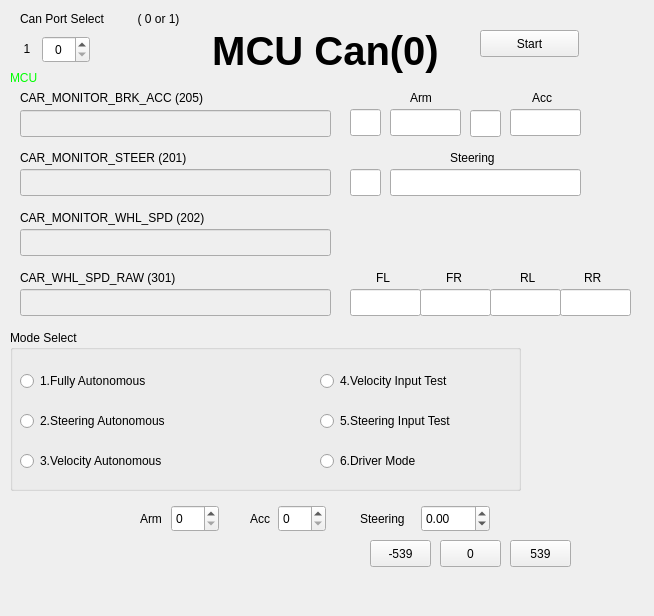
<?xml version="1.0" encoding="UTF-8"?>
<ui version="4.0">
 <class>MainWindow</class>
 <widget class="QMainWindow" name="MainWindow">
  <property name="geometry">
   <rect>
    <x>0</x>
    <y>0</y>
    <width>654</width>
    <height>616</height>
   </rect>
  </property>
  <property name="windowTitle">
   <string>CAN Receiver</string>
  </property>
  <widget class="QWidget" name="centralWidget">
   <widget class="QLabel" name="label">
    <property name="geometry">
     <rect>
      <x>20</x>
      <y>10</y>
      <width>121</width>
      <height>17</height>
     </rect>
    </property>
    <property name="text">
     <string>Can Port Select</string>
    </property>
   </widget>
   <widget class="QLabel" name="label_2">
    <property name="geometry">
     <rect>
      <x>19</x>
      <y>40</y>
      <width>16</width>
      <height>17</height>
     </rect>
    </property>
    <property name="text">
     <string>1</string>
    </property>
    <property name="alignment">
     <set>Qt::AlignCenter</set>
    </property>
   </widget>
   <widget class="QPushButton" name="startButton">
    <property name="geometry">
     <rect>
      <x>480</x>
      <y>30</y>
      <width>99</width>
      <height>27</height>
     </rect>
    </property>
    <property name="text">
     <string>Start</string>
    </property>
   </widget>
   <widget class="QLabel" name="label_4">
    <property name="geometry">
     <rect>
      <x>20</x>
      <y>89</y>
      <width>221</width>
      <height>17</height>
     </rect>
    </property>
    <property name="text">
     <string>CAR_MONITOR_BRK_ACC (205)</string>
    </property>
   </widget>
   <widget class="QLabel" name="label_5">
    <property name="geometry">
     <rect>
      <x>20</x>
      <y>149</y>
      <width>221</width>
      <height>17</height>
     </rect>
    </property>
    <property name="text">
     <string>CAR_MONITOR_STEER (201)</string>
    </property>
   </widget>
   <widget class="QLabel" name="label_6">
    <property name="geometry">
     <rect>
      <x>20</x>
      <y>209</y>
      <width>241</width>
      <height>17</height>
     </rect>
    </property>
    <property name="text">
     <string>CAR_MONITOR_WHL_SPD (202)</string>
    </property>
   </widget>
   <widget class="QLabel" name="label_7">
    <property name="geometry">
     <rect>
      <x>20</x>
      <y>269</y>
      <width>181</width>
      <height>17</height>
     </rect>
    </property>
    <property name="text">
     <string>CAR_WHL_SPD_RAW (301)</string>
    </property>
   </widget>
   <widget class="QLineEdit" name="lineEdit_201">
    <property name="enabled">
     <bool>false</bool>
    </property>
    <property name="geometry">
     <rect>
      <x>20</x>
      <y>169</y>
      <width>311</width>
      <height>27</height>
     </rect>
    </property>
   </widget>
   <widget class="QLineEdit" name="lineEdit_205">
    <property name="enabled">
     <bool>false</bool>
    </property>
    <property name="geometry">
     <rect>
      <x>20</x>
      <y>110</y>
      <width>311</width>
      <height>27</height>
     </rect>
    </property>
    <property name="alignment">
     <set>Qt::AlignLeading|Qt::AlignLeft|Qt::AlignVCenter</set>
    </property>
    <property name="readOnly">
     <bool>true</bool>
    </property>
   </widget>
   <widget class="QLineEdit" name="lineEdit_205_2">
    <property name="enabled">
     <bool>true</bool>
    </property>
    <property name="geometry">
     <rect>
      <x>350</x>
      <y>109</y>
      <width>31</width>
      <height>27</height>
     </rect>
    </property>
    <property name="alignment">
     <set>Qt::AlignCenter</set>
    </property>
    <property name="readOnly">
     <bool>true</bool>
    </property>
   </widget>
   <widget class="QLineEdit" name="lineEdit_205_3">
    <property name="enabled">
     <bool>true</bool>
    </property>
    <property name="geometry">
     <rect>
      <x>470</x>
      <y>110</y>
      <width>31</width>
      <height>27</height>
     </rect>
    </property>
    <property name="alignment">
     <set>Qt::AlignCenter</set>
    </property>
    <property name="readOnly">
     <bool>true</bool>
    </property>
   </widget>
   <widget class="QLineEdit" name="lineEdit_205_4">
    <property name="enabled">
     <bool>true</bool>
    </property>
    <property name="geometry">
     <rect>
      <x>390</x>
      <y>109</y>
      <width>71</width>
      <height>27</height>
     </rect>
    </property>
    <property name="maxLength">
     <number>7</number>
    </property>
    <property name="alignment">
     <set>Qt::AlignCenter</set>
    </property>
    <property name="readOnly">
     <bool>true</bool>
    </property>
   </widget>
   <widget class="QLineEdit" name="lineEdit_205_5">
    <property name="enabled">
     <bool>true</bool>
    </property>
    <property name="geometry">
     <rect>
      <x>510</x>
      <y>109</y>
      <width>71</width>
      <height>27</height>
     </rect>
    </property>
    <property name="maxLength">
     <number>7</number>
    </property>
    <property name="alignment">
     <set>Qt::AlignCenter</set>
    </property>
    <property name="readOnly">
     <bool>true</bool>
    </property>
   </widget>
   <widget class="QLineEdit" name="lineEdit_201_2">
    <property name="enabled">
     <bool>true</bool>
    </property>
    <property name="geometry">
     <rect>
      <x>350</x>
      <y>169</y>
      <width>31</width>
      <height>27</height>
     </rect>
    </property>
    <property name="alignment">
     <set>Qt::AlignCenter</set>
    </property>
    <property name="readOnly">
     <bool>true</bool>
    </property>
   </widget>
   <widget class="QLineEdit" name="lineEdit_201_3">
    <property name="enabled">
     <bool>true</bool>
    </property>
    <property name="geometry">
     <rect>
      <x>390</x>
      <y>169</y>
      <width>191</width>
      <height>27</height>
     </rect>
    </property>
    <property name="maxLength">
     <number>10</number>
    </property>
    <property name="alignment">
     <set>Qt::AlignCenter</set>
    </property>
    <property name="readOnly">
     <bool>true</bool>
    </property>
   </widget>
   <widget class="QLineEdit" name="lineEdit_202">
    <property name="enabled">
     <bool>false</bool>
    </property>
    <property name="geometry">
     <rect>
      <x>20</x>
      <y>229</y>
      <width>311</width>
      <height>27</height>
     </rect>
    </property>
   </widget>
   <widget class="QLineEdit" name="lineEdit_301_2">
    <property name="enabled">
     <bool>true</bool>
    </property>
    <property name="geometry">
     <rect>
      <x>350</x>
      <y>289</y>
      <width>71</width>
      <height>27</height>
     </rect>
    </property>
    <property name="maxLength">
     <number>7</number>
    </property>
    <property name="alignment">
     <set>Qt::AlignCenter</set>
    </property>
    <property name="readOnly">
     <bool>true</bool>
    </property>
   </widget>
   <widget class="QLineEdit" name="lineEdit_301_3">
    <property name="enabled">
     <bool>true</bool>
    </property>
    <property name="geometry">
     <rect>
      <x>420</x>
      <y>289</y>
      <width>71</width>
      <height>27</height>
     </rect>
    </property>
    <property name="maxLength">
     <number>7</number>
    </property>
    <property name="alignment">
     <set>Qt::AlignCenter</set>
    </property>
    <property name="readOnly">
     <bool>true</bool>
    </property>
   </widget>
   <widget class="QLineEdit" name="lineEdit_301_4">
    <property name="enabled">
     <bool>true</bool>
    </property>
    <property name="geometry">
     <rect>
      <x>490</x>
      <y>289</y>
      <width>71</width>
      <height>27</height>
     </rect>
    </property>
    <property name="maxLength">
     <number>7</number>
    </property>
    <property name="alignment">
     <set>Qt::AlignCenter</set>
    </property>
    <property name="readOnly">
     <bool>true</bool>
    </property>
   </widget>
   <widget class="QLineEdit" name="lineEdit_301_5">
    <property name="enabled">
     <bool>true</bool>
    </property>
    <property name="geometry">
     <rect>
      <x>560</x>
      <y>289</y>
      <width>71</width>
      <height>27</height>
     </rect>
    </property>
    <property name="maxLength">
     <number>7</number>
    </property>
    <property name="alignment">
     <set>Qt::AlignCenter</set>
    </property>
    <property name="readOnly">
     <bool>true</bool>
    </property>
   </widget>
   <widget class="QLineEdit" name="lineEdit_301">
    <property name="enabled">
     <bool>false</bool>
    </property>
    <property name="geometry">
     <rect>
      <x>20</x>
      <y>289</y>
      <width>311</width>
      <height>27</height>
     </rect>
    </property>
   </widget>
   <widget class="QLabel" name="label_11">
    <property name="geometry">
     <rect>
      <x>125</x>
      <y>10</y>
      <width>67</width>
      <height>17</height>
     </rect>
    </property>
    <property name="text">
     <string>( 0 or 1)</string>
    </property>
    <property name="alignment">
     <set>Qt::AlignCenter</set>
    </property>
   </widget>
   <widget class="QSpinBox" name="canPort1">
    <property name="enabled">
     <bool>true</bool>
    </property>
    <property name="geometry">
     <rect>
      <x>42</x>
      <y>36</y>
      <width>48</width>
      <height>27</height>
     </rect>
    </property>
    <property name="alignment">
     <set>Qt::AlignCenter</set>
    </property>
    <property name="readOnly">
     <bool>false</bool>
    </property>
    <property name="maximum">
     <number>1</number>
    </property>
   </widget>
   <widget class="QLabel" name="label_12">
    <property name="geometry">
     <rect>
      <x>376</x>
      <y>269</y>
      <width>16</width>
      <height>17</height>
     </rect>
    </property>
    <property name="text">
     <string>FL</string>
    </property>
   </widget>
   <widget class="QLabel" name="label_13">
    <property name="geometry">
     <rect>
      <x>446</x>
      <y>269</y>
      <width>21</width>
      <height>17</height>
     </rect>
    </property>
    <property name="text">
     <string>FR</string>
    </property>
   </widget>
   <widget class="QLabel" name="label_14">
    <property name="geometry">
     <rect>
      <x>520</x>
      <y>269</y>
      <width>16</width>
      <height>17</height>
     </rect>
    </property>
    <property name="text">
     <string>RL</string>
    </property>
   </widget>
   <widget class="QLabel" name="label_15">
    <property name="geometry">
     <rect>
      <x>584</x>
      <y>269</y>
      <width>21</width>
      <height>17</height>
     </rect>
    </property>
    <property name="text">
     <string>RR</string>
    </property>
   </widget>
   <widget class="QLabel" name="label_16">
    <property name="geometry">
     <rect>
      <x>450</x>
      <y>149</y>
      <width>67</width>
      <height>17</height>
     </rect>
    </property>
    <property name="text">
     <string>Steering</string>
    </property>
   </widget>
   <widget class="QLabel" name="label_17">
    <property name="geometry">
     <rect>
      <x>410</x>
      <y>89</y>
      <width>31</width>
      <height>17</height>
     </rect>
    </property>
    <property name="text">
     <string>Arm</string>
    </property>
   </widget>
   <widget class="QLabel" name="label_18">
    <property name="geometry">
     <rect>
      <x>532</x>
      <y>89</y>
      <width>31</width>
      <height>17</height>
     </rect>
    </property>
    <property name="text">
     <string>Acc</string>
    </property>
   </widget>
   <widget class="QLabel" name="label_26">
    <property name="geometry">
     <rect>
      <x>10</x>
      <y>70</y>
      <width>67</width>
      <height>17</height>
     </rect>
    </property>
    <property name="text">
     <string>&lt;html&gt;&lt;head/&gt;&lt;body&gt;&lt;p&gt;&lt;span style=&quot; color:#00ff00;&quot;&gt;MCU&lt;/span&gt;&lt;/p&gt;&lt;/body&gt;&lt;/html&gt;</string>
    </property>
   </widget>
   <widget class="QLabel" name="label_3">
    <property name="geometry">
     <rect>
      <x>190</x>
      <y>20</y>
      <width>271</width>
      <height>61</height>
     </rect>
    </property>
    <property name="font">
     <font>
      <pointsize>30</pointsize>
      <weight>75</weight>
      <bold>true</bold>
      <underline>false</underline>
     </font>
    </property>
    <property name="text">
     <string>MCU Can(0)</string>
    </property>
    <property name="alignment">
     <set>Qt::AlignCenter</set>
    </property>
   </widget>
   <widget class="QRadioButton" name="DrivingMode1">
    <property name="enabled">
     <bool>true</bool>
    </property>
    <property name="geometry">
     <rect>
      <x>20</x>
      <y>370</y>
      <width>191</width>
      <height>22</height>
     </rect>
    </property>
    <property name="text">
     <string>1.Fully Autonomous</string>
    </property>
    <property name="checkable">
     <bool>true</bool>
    </property>
    <property name="checked">
     <bool>false</bool>
    </property>
    <property name="autoRepeat">
     <bool>false</bool>
    </property>
   </widget>
   <widget class="QRadioButton" name="DrivingMode5">
    <property name="geometry">
     <rect>
      <x>320</x>
      <y>410</y>
      <width>171</width>
      <height>22</height>
     </rect>
    </property>
    <property name="text">
     <string>5.Steering Input Test</string>
    </property>
   </widget>
   <widget class="QRadioButton" name="DrivingMode3">
    <property name="geometry">
     <rect>
      <x>20</x>
      <y>450</y>
      <width>191</width>
      <height>22</height>
     </rect>
    </property>
    <property name="text">
     <string>3.Velocity Autonomous</string>
    </property>
   </widget>
   <widget class="QRadioButton" name="DrivingMode4">
    <property name="geometry">
     <rect>
      <x>320</x>
      <y>370</y>
      <width>161</width>
      <height>22</height>
     </rect>
    </property>
    <property name="text">
     <string>4.Velocity Input Test</string>
    </property>
   </widget>
   <widget class="QRadioButton" name="DrivingMode2">
    <property name="geometry">
     <rect>
      <x>20</x>
      <y>410</y>
      <width>191</width>
      <height>22</height>
     </rect>
    </property>
    <property name="text">
     <string>2.Steering Autonomous</string>
    </property>
   </widget>
   <widget class="QRadioButton" name="DrivingMode6">
    <property name="geometry">
     <rect>
      <x>320</x>
      <y>450</y>
      <width>151</width>
      <height>22</height>
     </rect>
    </property>
    <property name="autoFillBackground">
     <bool>false</bool>
    </property>
    <property name="text">
     <string>6.Driver Mode</string>
    </property>
    <property name="autoExclusive">
     <bool>true</bool>
    </property>
   </widget>
   <widget class="QGroupBox" name="groupBox">
    <property name="geometry">
     <rect>
      <x>10</x>
      <y>330</y>
      <width>511</width>
      <height>161</height>
     </rect>
    </property>
    <property name="title">
     <string>Mode Select</string>
    </property>
   </widget>
   <widget class="QSpinBox" name="armBox">
    <property name="geometry">
     <rect>
      <x>171</x>
      <y>505</y>
      <width>48</width>
      <height>27</height>
     </rect>
    </property>
   </widget>
   <widget class="QSpinBox" name="accBox">
    <property name="geometry">
     <rect>
      <x>278</x>
      <y>505</y>
      <width>48</width>
      <height>27</height>
     </rect>
    </property>
   </widget>
   <widget class="QLabel" name="label_19">
    <property name="geometry">
     <rect>
      <x>140</x>
      <y>510</y>
      <width>31</width>
      <height>17</height>
     </rect>
    </property>
    <property name="text">
     <string>Arm</string>
    </property>
   </widget>
   <widget class="QLabel" name="label_20">
    <property name="geometry">
     <rect>
      <x>250</x>
      <y>510</y>
      <width>31</width>
      <height>17</height>
     </rect>
    </property>
    <property name="text">
     <string>Acc</string>
    </property>
   </widget>
   <widget class="QLabel" name="label_21">
    <property name="geometry">
     <rect>
      <x>360</x>
      <y>510</y>
      <width>67</width>
      <height>17</height>
     </rect>
    </property>
    <property name="text">
     <string>Steering</string>
    </property>
   </widget>
   <widget class="QDoubleSpinBox" name="steerBox">
    <property name="geometry">
     <rect>
      <x>421</x>
      <y>505</y>
      <width>69</width>
      <height>27</height>
     </rect>
    </property>
    <property name="minimum">
     <double>-540.000000000000000</double>
    </property>
    <property name="maximum">
     <double>540.000000000000000</double>
    </property>
   </widget>
   <widget class="QPushButton" name="pushButton_LF">
    <property name="geometry">
     <rect>
      <x>370</x>
      <y>540</y>
      <width>61</width>
      <height>27</height>
     </rect>
    </property>
    <property name="text">
     <string>-539</string>
    </property>
   </widget>
   <widget class="QPushButton" name="pushButton_Z">
    <property name="geometry">
     <rect>
      <x>440</x>
      <y>540</y>
      <width>61</width>
      <height>27</height>
     </rect>
    </property>
    <property name="text">
     <string>0</string>
    </property>
   </widget>
   <widget class="QPushButton" name="pushButton_RF">
    <property name="geometry">
     <rect>
      <x>510</x>
      <y>540</y>
      <width>61</width>
      <height>27</height>
     </rect>
    </property>
    <property name="text">
     <string>539</string>
    </property>
   </widget>
   <zorder>groupBox</zorder>
   <zorder>label</zorder>
   <zorder>label_2</zorder>
   <zorder>startButton</zorder>
   <zorder>label_4</zorder>
   <zorder>label_5</zorder>
   <zorder>label_6</zorder>
   <zorder>label_7</zorder>
   <zorder>lineEdit_201</zorder>
   <zorder>lineEdit_205</zorder>
   <zorder>lineEdit_205_2</zorder>
   <zorder>lineEdit_205_3</zorder>
   <zorder>lineEdit_205_4</zorder>
   <zorder>lineEdit_205_5</zorder>
   <zorder>lineEdit_201_2</zorder>
   <zorder>lineEdit_201_3</zorder>
   <zorder>lineEdit_202</zorder>
   <zorder>lineEdit_301_2</zorder>
   <zorder>lineEdit_301_3</zorder>
   <zorder>lineEdit_301_4</zorder>
   <zorder>lineEdit_301_5</zorder>
   <zorder>lineEdit_301</zorder>
   <zorder>label_11</zorder>
   <zorder>canPort1</zorder>
   <zorder>label_12</zorder>
   <zorder>label_13</zorder>
   <zorder>label_14</zorder>
   <zorder>label_15</zorder>
   <zorder>label_16</zorder>
   <zorder>label_17</zorder>
   <zorder>label_18</zorder>
   <zorder>label_26</zorder>
   <zorder>label_3</zorder>
   <zorder>DrivingMode5</zorder>
   <zorder>DrivingMode2</zorder>
   <zorder>DrivingMode3</zorder>
   <zorder>DrivingMode4</zorder>
   <zorder>DrivingMode1</zorder>
   <zorder>DrivingMode6</zorder>
   <zorder>armBox</zorder>
   <zorder>accBox</zorder>
   <zorder>label_19</zorder>
   <zorder>label_20</zorder>
   <zorder>label_21</zorder>
   <zorder>steerBox</zorder>
   <zorder>pushButton_LF</zorder>
   <zorder>pushButton_Z</zorder>
   <zorder>pushButton_RF</zorder>
  </widget>
  <widget class="QMenuBar" name="menuBar">
   <property name="geometry">
    <rect>
     <x>0</x>
     <y>0</y>
     <width>654</width>
     <height>25</height>
    </rect>
   </property>
  </widget>
 </widget>
 <layoutdefault spacing="6" margin="11"/>
 <tabstops>
  <tabstop>startButton</tabstop>
  <tabstop>lineEdit_201</tabstop>
  <tabstop>lineEdit_205</tabstop>
  <tabstop>lineEdit_205_2</tabstop>
  <tabstop>lineEdit_205_3</tabstop>
  <tabstop>lineEdit_205_4</tabstop>
  <tabstop>lineEdit_205_5</tabstop>
  <tabstop>lineEdit_201_2</tabstop>
  <tabstop>lineEdit_201_3</tabstop>
  <tabstop>lineEdit_202</tabstop>
  <tabstop>lineEdit_301_2</tabstop>
  <tabstop>lineEdit_301_3</tabstop>
  <tabstop>lineEdit_301_4</tabstop>
  <tabstop>lineEdit_301_5</tabstop>
  <tabstop>lineEdit_301</tabstop>
  <tabstop>canPort1</tabstop>
 </tabstops>
 <resources/>
 <connections/>
</ui>
